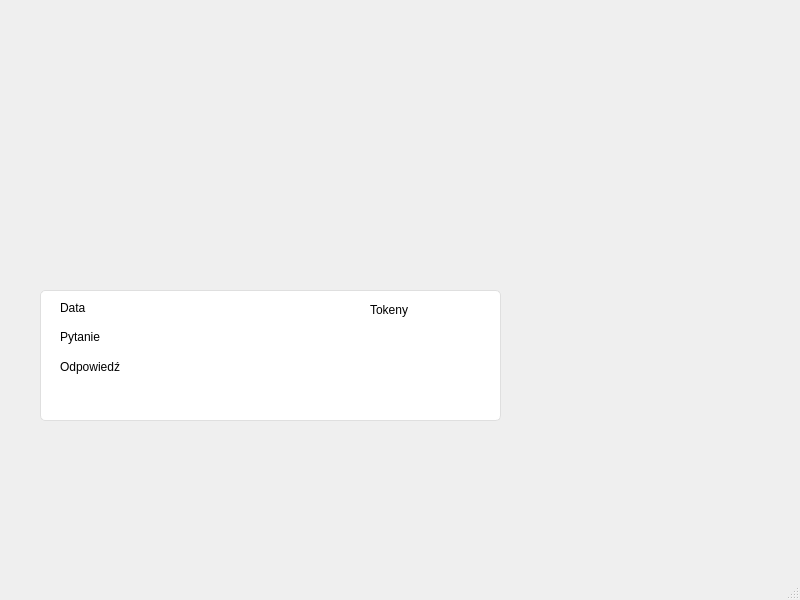
<?xml version="1.0" encoding="UTF-8"?>
<ui version="4.0">
 <class>MainWindow</class>
 <widget class="QMainWindow" name="MainWindow">
  <property name="geometry">
   <rect>
    <x>0</x>
    <y>0</y>
    <width>800</width>
    <height>600</height>
   </rect>
  </property>
  <property name="windowTitle">
   <string>MainWindow</string>
  </property>
  <widget class="QWidget" name="centralwidget">
   <widget class="QWidget" name="widget" native="true">
    <property name="geometry">
     <rect>
      <x>30</x>
      <y>250</y>
      <width>481</width>
      <height>211</height>
     </rect>
    </property>
    <property name="styleSheet">
     <string notr="true">QFrame{
	border-radius: 5px;
	border: 1px solid #dfdfdf;
	background: #fff;
}
QLabel{
	border: none;
	color: #000;
}
</string>
    </property>
    <widget class="QFrame" name="frame">
     <property name="geometry">
      <rect>
       <x>10</x>
       <y>40</y>
       <width>461</width>
       <height>131</height>
      </rect>
     </property>
     <property name="frameShape">
      <enum>QFrame::StyledPanel</enum>
     </property>
     <property name="frameShadow">
      <enum>QFrame::Raised</enum>
     </property>
     <widget class="QLabel" name="label">
      <property name="geometry">
       <rect>
        <x>20</x>
        <y>10</y>
        <width>211</width>
        <height>16</height>
       </rect>
      </property>
      <property name="text">
       <string>Data</string>
      </property>
     </widget>
     <widget class="QLabel" name="label_2">
      <property name="geometry">
       <rect>
        <x>330</x>
        <y>10</y>
        <width>111</width>
        <height>20</height>
       </rect>
      </property>
      <property name="text">
       <string>Tokeny</string>
      </property>
     </widget>
     <widget class="QLabel" name="label_3">
      <property name="geometry">
       <rect>
        <x>20</x>
        <y>40</y>
        <width>421</width>
        <height>21</height>
       </rect>
      </property>
      <property name="layoutDirection">
       <enum>Qt::LeftToRight</enum>
      </property>
      <property name="text">
       <string>Pytanie</string>
      </property>
      <property name="alignment">
       <set>Qt::AlignLeading|Qt::AlignLeft|Qt::AlignTop</set>
      </property>
     </widget>
     <widget class="QLabel" name="label_4">
      <property name="geometry">
       <rect>
        <x>20</x>
        <y>70</y>
        <width>421</width>
        <height>51</height>
       </rect>
      </property>
      <property name="sizePolicy">
       <sizepolicy hsizetype="Fixed" vsizetype="Fixed">
        <horstretch>0</horstretch>
        <verstretch>0</verstretch>
       </sizepolicy>
      </property>
      <property name="autoFillBackground">
       <bool>false</bool>
      </property>
      <property name="text">
       <string>Odpowiedź</string>
      </property>
      <property name="scaledContents">
       <bool>false</bool>
      </property>
      <property name="alignment">
       <set>Qt::AlignLeading|Qt::AlignLeft|Qt::AlignTop</set>
      </property>
     </widget>
    </widget>
   </widget>
  </widget>
  <widget class="QMenuBar" name="menubar">
   <property name="geometry">
    <rect>
     <x>0</x>
     <y>0</y>
     <width>800</width>
     <height>25</height>
    </rect>
   </property>
  </widget>
  <widget class="QStatusBar" name="statusbar"/>
 </widget>
 <resources/>
 <connections/>
</ui>
